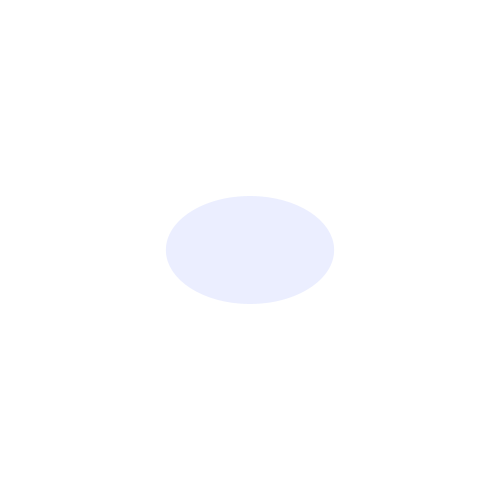
Frame 1 (no input)
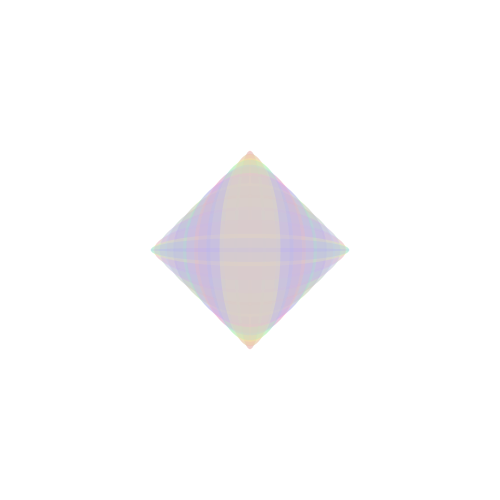
Frame 60 (the mouse pressed at the canvas centre just before this capture)
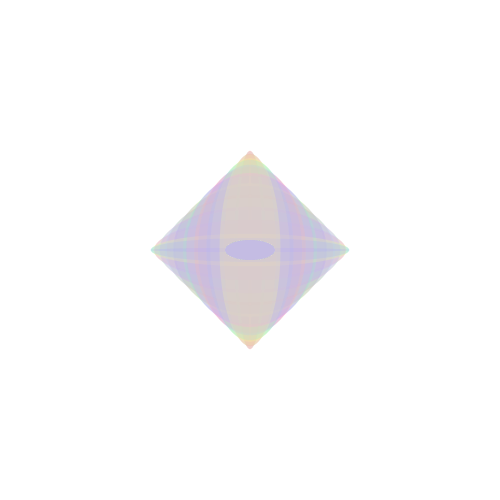
Frame 120 (the mouse held since frame 60 and released just before this capture)

The Processing sketch that drew these frames (run headless with seeded random() and noise(); from frame 60 on, the mouse is pressed at the canvas centre):

// Processing sketch: processing_98890
// ── processing_98890.pde

int counter;

void setup() {  //setup function called initially, only once
  size(500, 500);
  background(255);  //set background white
  colorMode(HSB);   //set colors to Hue, Saturation, Brightness mode
  counter = 0;
  println("hi");
}

void draw() {  //draw function loops 
  counter++;
  noStroke();
  fill(random(255),100,255,50);
  
  if(mousePressed == true) { //add some interaction
    ellipse(mouseX, mouseY, 50, 20);
  }
  else {
    ellipse(width/2, height/2, 200*sin(counter), 200*cos(counter));
  }
}
